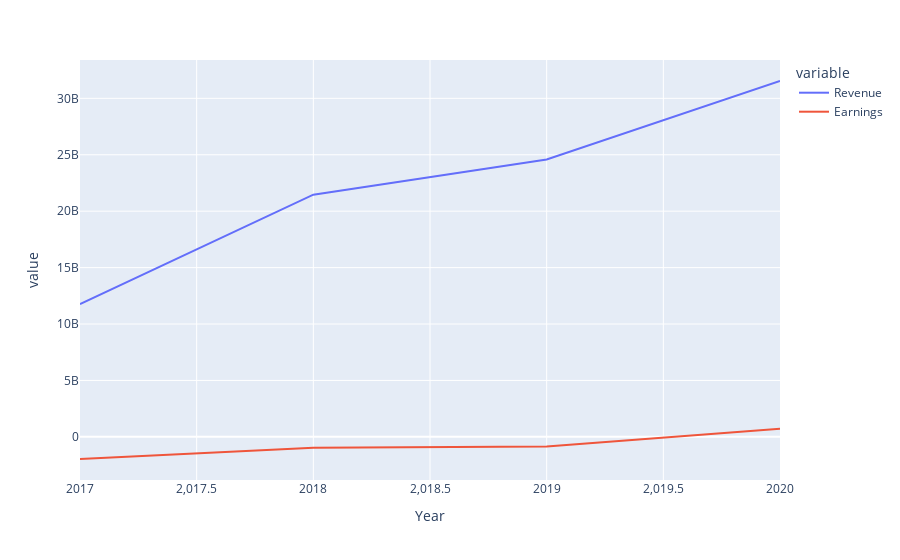

Source (notebook cell):
### Code cell
x = data.earnings
px.line(x)

### Figure 1 — Plotly figure (JSON) as saved in the notebook; plotly's stock layout.template omitted (floating-point values rounded to 4 significant figures)
{"data": [{"hovertemplate": "variable=Revenue<br>Year=%{x}<br>value=%{y}<extra></extra>", "legendgroup": "Revenue", "line": {"color": "#636efa", "dash": "solid"}, "marker": {"symbol": "circle"}, "mode": "lines", "name": "Revenue", "orientation": "v", "showlegend": true, "type": "scatter", "x": [2017, 2018, 2019, 2020], "xaxis": "x", "y": [11759000000, 21461000000, 24578000000, 31536000000], "yaxis": "y"}, {"hovertemplate": "variable=Earnings<br>Year=%{x}<br>value=%{y}<extra></extra>", "legendgroup": "Earnings", "line": {"color": "#EF553B", "dash": "solid"}, "marker": {"symbol": "circle"}, "mode": "lines", "name": "Earnings", "orientation": "v", "showlegend": true, "type": "scatter", "x": [2017, 2018, 2019, 2020], "xaxis": "x", "y": [-1962000000, -976000000, -862000000, 721000000], "yaxis": "y"}], "layout": {"legend": {"title": {"text": "variable"}, "tracegroupgap": 0}, "margin": {"t": 60}, "xaxis": {"anchor": "y", "domain": [0, 1], "title": {"text": "Year"}}, "yaxis": {"anchor": "x", "domain": [0, 1], "title": {"text": "value"}}}}
